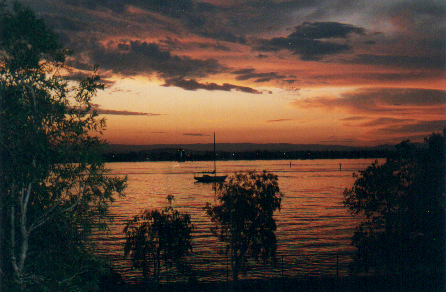
#> input picture Python/Image Processing & matplotlib/color_sunset.png, 446 x 292 px
$ python HW1Q3.py
#> lines starting #> are read from the running program, lines starting #| are printed output that depends on the picture
import cv2
from matplotlib import pyplot as plt
import numpy as np

img = cv2.imread('color_sunset.png', 1)
#> img is the input picture: shape (292, 446, 3); mean B, G, R 52, 63.1, 80.3
gray_image = cv2.cvtColor(img, cv2.COLOR_BGR2GRAY)
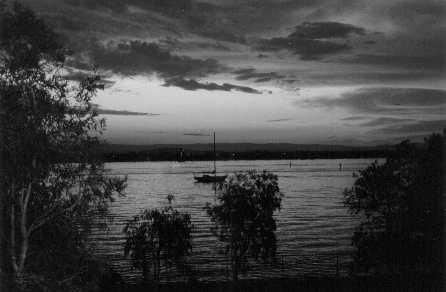
#> gray_image: shape (292, 446); min 0, max 217, mean 67
# [4 lines of commented-out code are left out]

grayscale_hist = cv2.calcHist([gray_image], [0], None, [256], [0, 256])
#> grayscale_hist = 256 values, max 2398 at index 15, min 0 at index 218, mean 508.7

plt.hist(grayscale_hist)

rescaled_values = cv2.equalizeHist(gray_image)
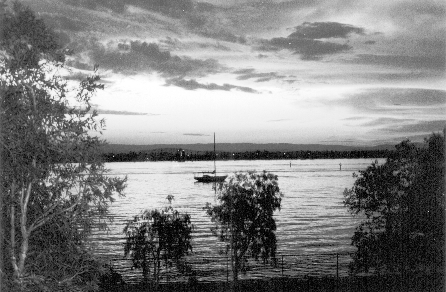
#> rescaled_values: shape (292, 446); min 0, max 255, mean 128.5
rescaled_hist = cv2.calcHist([rescaled_values], [0], None, [256], [0, 256])
#> rescaled_hist = 256 values, max 2398 at index 38, min 0 at index 4, mean 508.7
plt.figure(figsize = (16, 4))
plt.subplot(1, 2, 1)
plt.hist(rescaled_hist)
image_stack = np.hstack((gray_image, rescaled_values))
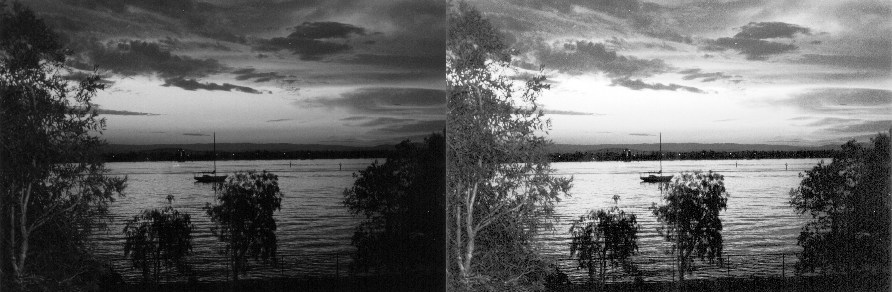
#> image_stack: shape (292, 892); min 0, max 255, mean 97.7
cv2.imshow("New", image_stack)
cv2.waitKey(0)
cv2.destroyAllWindows()
cv2.waitKey(1)
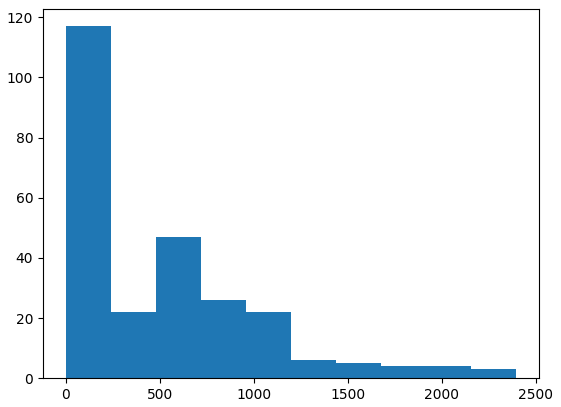
#> figure drawn by matplotlib, 1 panel; tallest bar 117 high, from x = 0 to 239.8
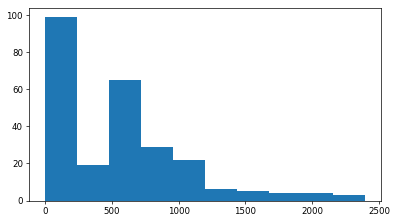
#> figure drawn by matplotlib, 1 panel; tallest bar 99 high, from x = 0 to 239.8

$ run again, with Python/Image Processing & matplotlib/iris.png copied over Python/Image Processing & matplotlib/color_sunset.png
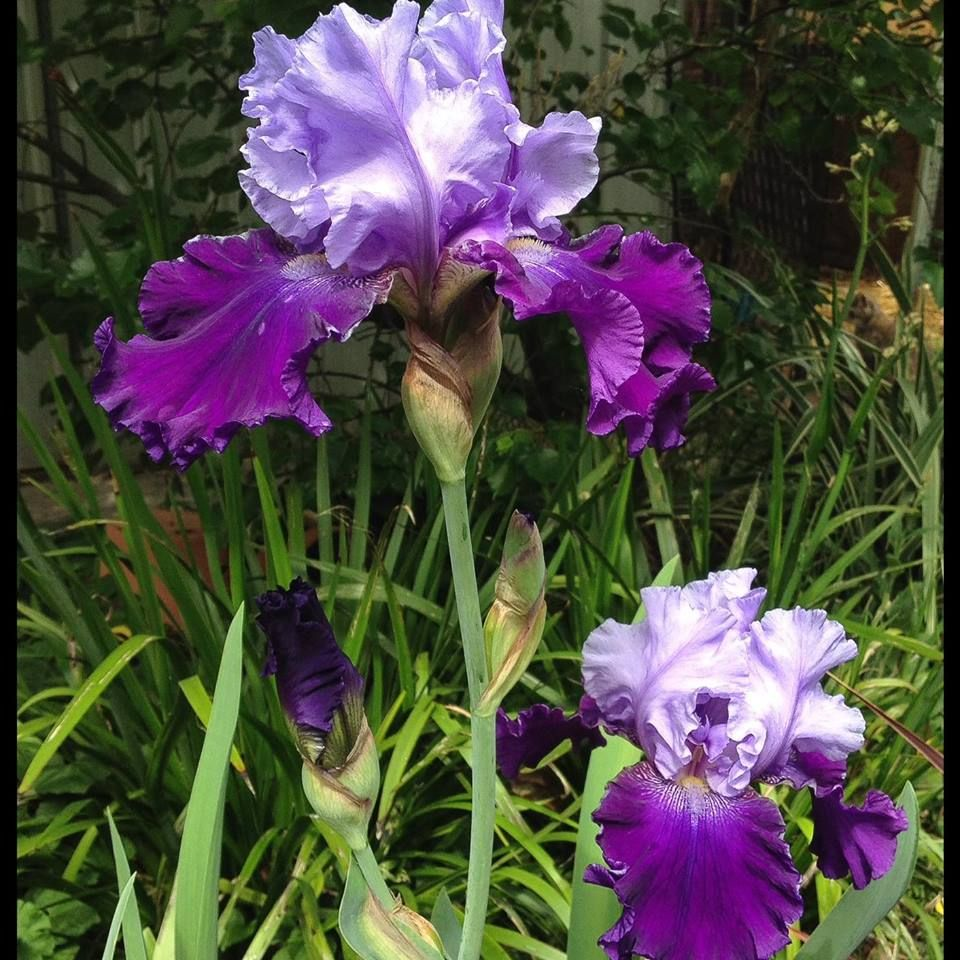
#> input picture Python/Image Processing & matplotlib/iris.png, 960 x 960 px
#> img is the input picture: shape (960, 960, 3); mean B, G, R 69.4, 75.6, 79.9
#> grayscale_hist = 256 values, max 22388 at index 0, min 115 at index 255, mean 3600
#> `rescaled_values = cv2.equalizeHist(gray_image)`:
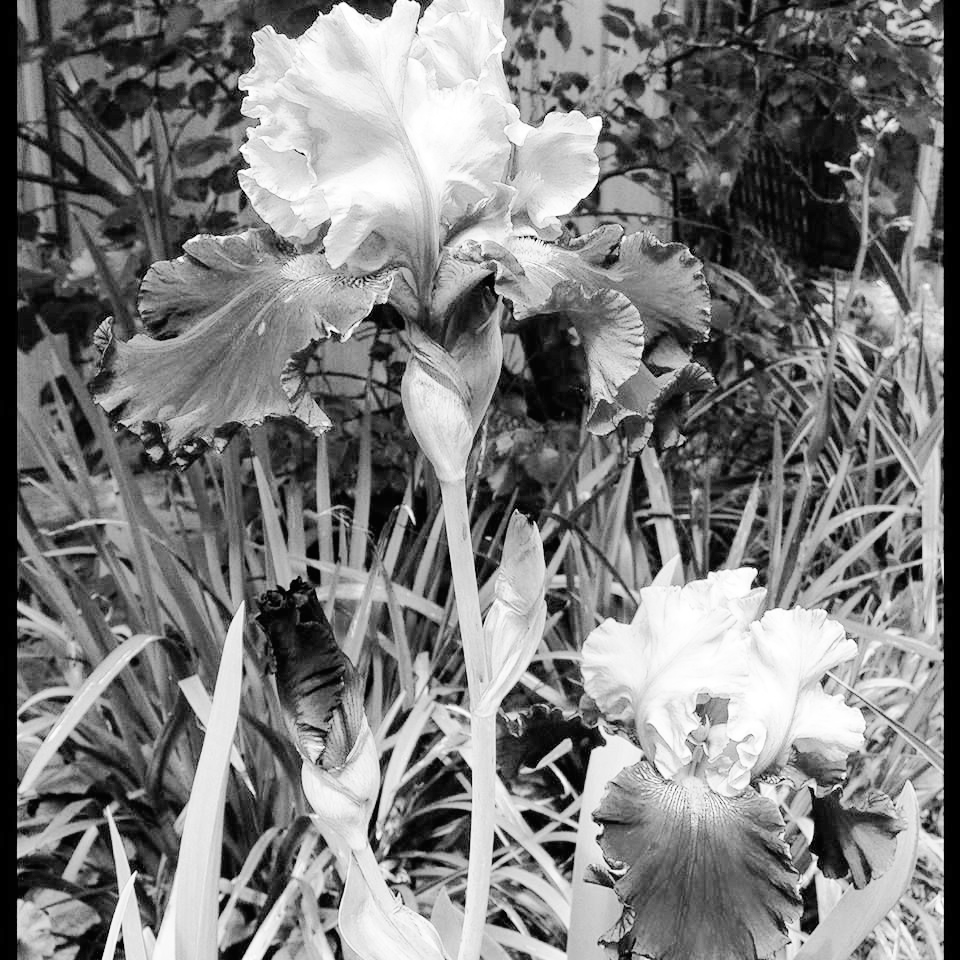
#> rescaled_values: shape (960, 960); min 0, max 255, mean 125.3
#> rescaled_hist = 256 values, max 22388 at index 0, min 0 at index 1, mean 3600
#> `cv2.waitKey(1)`:
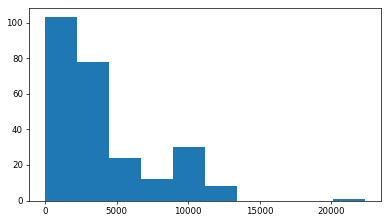
#> figure drawn by matplotlib, 1 panel; tallest bar 103 high, from x = 0 to 2238.8
